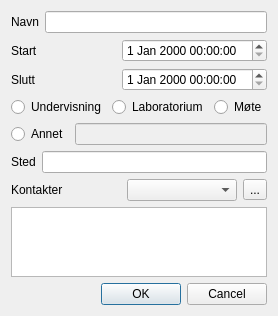
<?xml version="1.0" encoding="UTF-8"?>
<ui version="4.0">
 <class>test</class>
 <widget class="QWidget" name="test">
  <property name="geometry">
   <rect>
    <x>0</x>
    <y>0</y>
    <width>252</width>
    <height>315</height>
   </rect>
  </property>
  <property name="windowTitle">
   <string>Form</string>
  </property>
  <layout class="QVBoxLayout" name="verticalLayout_3">
   <item>
    <layout class="QVBoxLayout" name="verticalLayout_2">
     <item>
      <layout class="QHBoxLayout" name="horizontalLayout_2">
       <item>
        <widget class="QLabel" name="label">
         <property name="text">
          <string>Navn</string>
         </property>
        </widget>
       </item>
       <item>
        <widget class="QLineEdit" name="appointmentName"/>
       </item>
      </layout>
     </item>
     <item>
      <layout class="QHBoxLayout" name="horizontalLayout_5">
       <item>
        <widget class="QLabel" name="label_4">
         <property name="text">
          <string>Start</string>
         </property>
        </widget>
       </item>
       <item>
        <widget class="QDateTimeEdit" name="dateTimeStart"/>
       </item>
      </layout>
     </item>
     <item>
      <layout class="QHBoxLayout" name="horizontalLayout_6">
       <item>
        <widget class="QLabel" name="label_5">
         <property name="text">
          <string>Slutt</string>
         </property>
        </widget>
       </item>
       <item>
        <widget class="QDateTimeEdit" name="dateTimeEnd"/>
       </item>
      </layout>
     </item>
     <item>
      <layout class="QHBoxLayout" name="horizontalLayout_7">
       <item>
        <widget class="QRadioButton" name="radioUndervisning">
         <property name="text">
          <string>Undervisning</string>
         </property>
        </widget>
       </item>
       <item>
        <widget class="QRadioButton" name="radioButton_3">
         <property name="text">
          <string>Laboratorium</string>
         </property>
        </widget>
       </item>
       <item>
        <widget class="QRadioButton" name="radioMote">
         <property name="text">
          <string>Møte</string>
         </property>
        </widget>
       </item>
      </layout>
     </item>
     <item>
      <layout class="QVBoxLayout" name="verticalLayout">
       <item>
        <layout class="QHBoxLayout" name="horizontalLayout">
         <item>
          <widget class="QRadioButton" name="radioAnnet">
           <property name="text">
            <string>Annet</string>
           </property>
          </widget>
         </item>
         <item>
          <widget class="QLineEdit" name="lineEditAnnet">
           <property name="enabled">
            <bool>false</bool>
           </property>
          </widget>
         </item>
        </layout>
       </item>
      </layout>
     </item>
     <item>
      <layout class="QHBoxLayout" name="horizontalLayout_4">
       <item>
        <widget class="QLabel" name="label_2">
         <property name="text">
          <string>Sted</string>
         </property>
        </widget>
       </item>
       <item>
        <widget class="QLineEdit" name="lineEdit_2"/>
       </item>
      </layout>
     </item>
     <item>
      <layout class="QHBoxLayout" name="horizontalLayout_3">
       <item>
        <widget class="QLabel" name="label_3">
         <property name="text">
          <string>Kontakter</string>
         </property>
        </widget>
       </item>
       <item>
        <widget class="QComboBox" name="comboBox"/>
       </item>
       <item>
        <widget class="QToolButton" name="toolButton">
         <property name="text">
          <string>...</string>
         </property>
        </widget>
       </item>
      </layout>
     </item>
     <item>
      <widget class="QTextEdit" name="textEdit"/>
     </item>
     <item>
      <widget class="QDialogButtonBox" name="buttonBox">
       <property name="maximumSize">
        <size>
         <width>16777215</width>
         <height>16777215</height>
        </size>
       </property>
       <property name="standardButtons">
        <set>QDialogButtonBox::Cancel|QDialogButtonBox::Ok</set>
       </property>
      </widget>
     </item>
    </layout>
   </item>
  </layout>
 </widget>
 <resources/>
 <connections/>
</ui>
